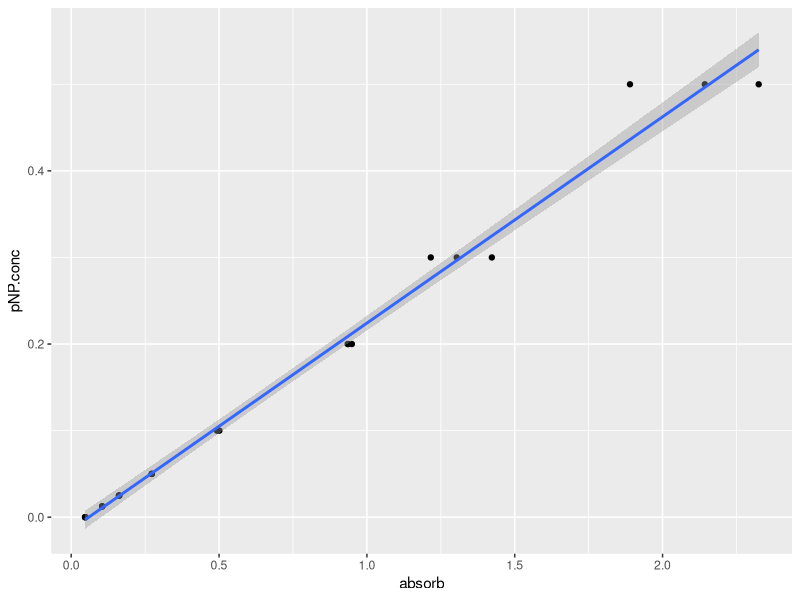
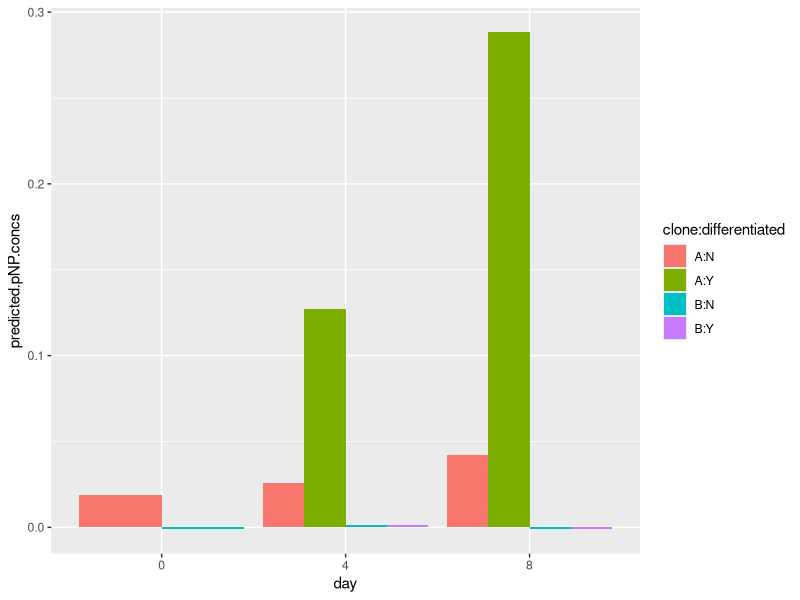
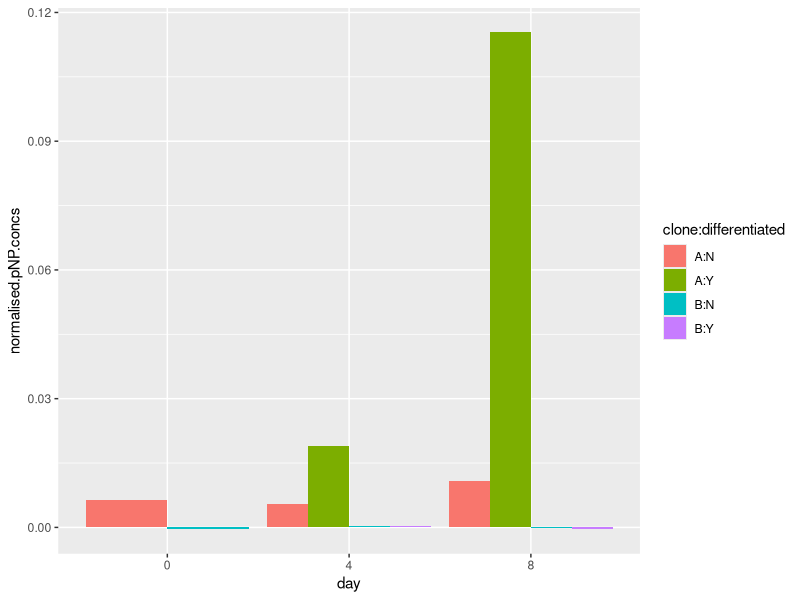
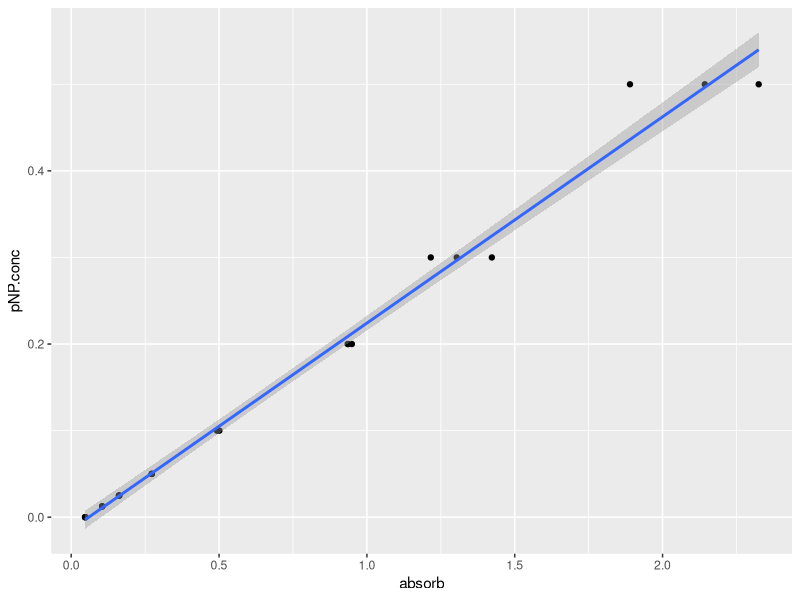
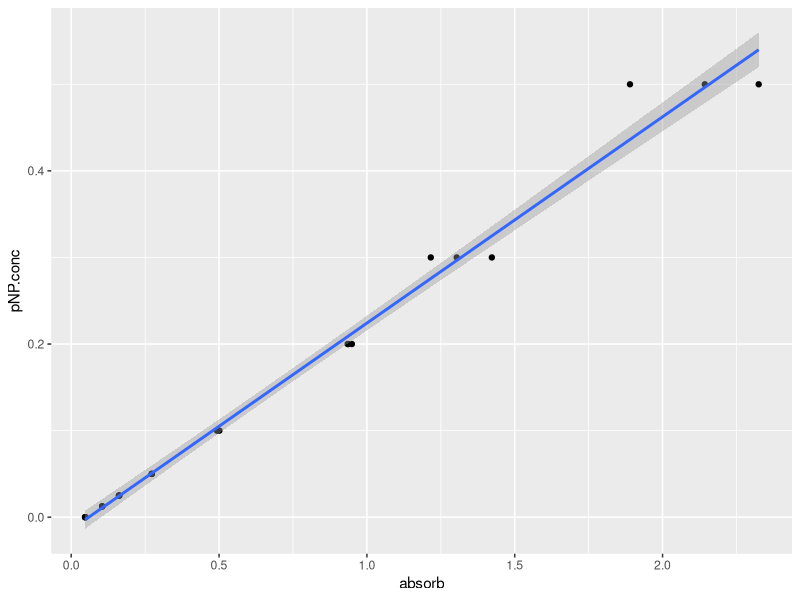

Reproduce these figures in R, in order.
## ---- chunk 1
#| echo: true
#| warning: false
#| eval: true

library(tidyverse)
library(readxl)
library(ggpubr)
library(gganimate)
## ---- chunk 2
#| echo: true
#| warning: false
#| eval: true
ap<-read_excel("raw-data/example_alkaline_phosphatase_activity_assay_DNA_Lab.xlsx", sheet=1, skip=3)

#check what we have
view(ap)
## ---- chunk 3
#| echo: true
#| warning: false
#| eval: true
ap.pivot <- 
  ap |> 
  select(-mean.abs, -standard.deviation) |>
  pivot_longer(-pNP.conc, names_to = "rep", values_to = "absorb")
view(ap.pivot)
## ---- chunk 4
#| echo: true
#| warning: false
#| eval: true
 
ap.pivot <- relocate(ap.pivot, absorb)

## ---- chunk 5
#| echo: true
#| warning: false
#| eval: true

#plot, saving thr plot in an object called 'pNP.plot'
pNP.plot <- ap.pivot |>
  ggplot(aes(x=absorb, y=pNP.conc))+
  geom_point()+
  geom_smooth(method="lm")

#show the plot
pNP.plot
## ---- chunk 6
#| echo: true
#| warning: false
#| eval: true


#save as a pdf
ggsave("pNP.plot.pdf",pNP.plot,width=7,height=7) 

#save as a jpeg, with a better name
#easier to find in your files
#has a 'date stamp' (2025-03-21) in the name
ggsave("BIO66I-2025-03-21-pNP.plot.jpeg",pNP.plot,width=7,height=7)

## ---- chunk 7
#| echo: true
#| warning: false
#| eval: true

linear_model <- lm(pNP.conc ~ absorb , data = ap.pivot)
## ---- chunk 8
#| echo: true
#| warning: false
#| eval: true
mock<-read_excel("raw-data/example_alkaline_phosphatase_activity_assay_DNA_Lab.xlsx", sheet=2, skip=1)

#check what we have
view(mock)
## ---- chunk 9
#| echo: true
#| warning: false
#| eval: true
mock <- mock |> 
  rowwise() |> 
  mutate(absorb=mean(c(absorb.rep1,absorb.rep2,absorb.rep3),na.rm=T)) 

## ---- chunk 10
#| echo: true
#| warning: false
#| eval: true

#calculate predicted pNP concentration using the linear model
predictions.from.lm <- predict(linear_model,mock)

#Add these predictions from the linear model (predictions.from.lm)
#As a new column
mock$predicted.pNP.concs = predictions.from.lm

#check what we have
view(mock)

#And save all our data
save.image("BIO00066I-workshop4-2025-03-21.Rda")
## ---- chunk 11
#| echo: true
#| warning: false
#| eval: true

##divide the predicted.pNP.concs column by the DNA_ug_per_ml column
mock <- mock |> 
  mutate(normalised.pNP.concs = predicted.pNP.concs / DNA_ug_per_ml)
## ---- chunk 12
#| echo: true
#| warning: false
#| eval: true

mock$day <-as.factor(mock$day)
mock$clone <-as.factor(mock$clone)
mock$differentiated <-as.factor(mock$differentiated)
## ---- chunk 13
#| echo: true
#| warning: false
#| eval: true

#make the plot
ggplot(data=mock, aes(x=day, y=predicted.pNP.concs,fill=clone:differentiated)) +
  geom_bar(stat="identity", position=position_dodge())

## ---- chunk 14
#| echo: true
#| warning: false
#| eval: true

# first check that data columns we have 
names(mock)


#make the plot using the normalised.pNP.concs as a y values
ggplot(data=mock, aes(x=day, y=normalised.pNP.concs,fill=clone:differentiated)) +
  geom_bar(stat="identity", position=position_dodge())
